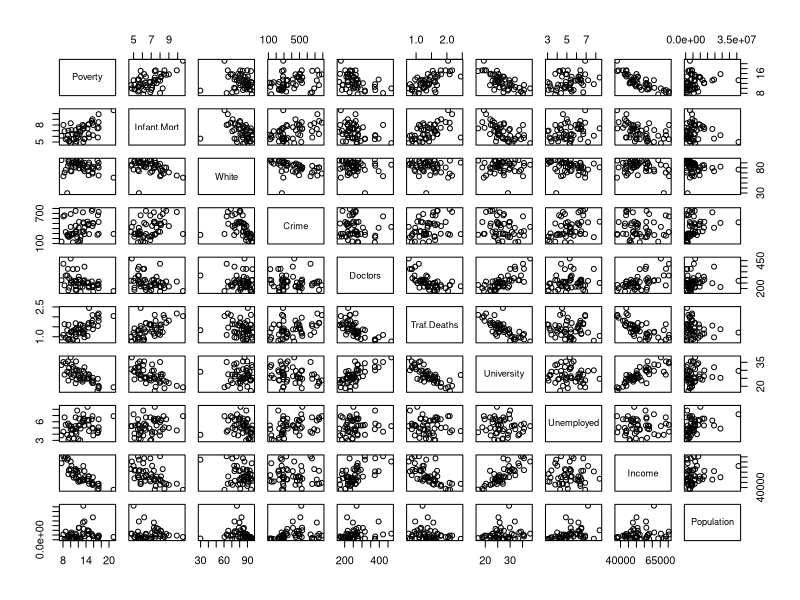
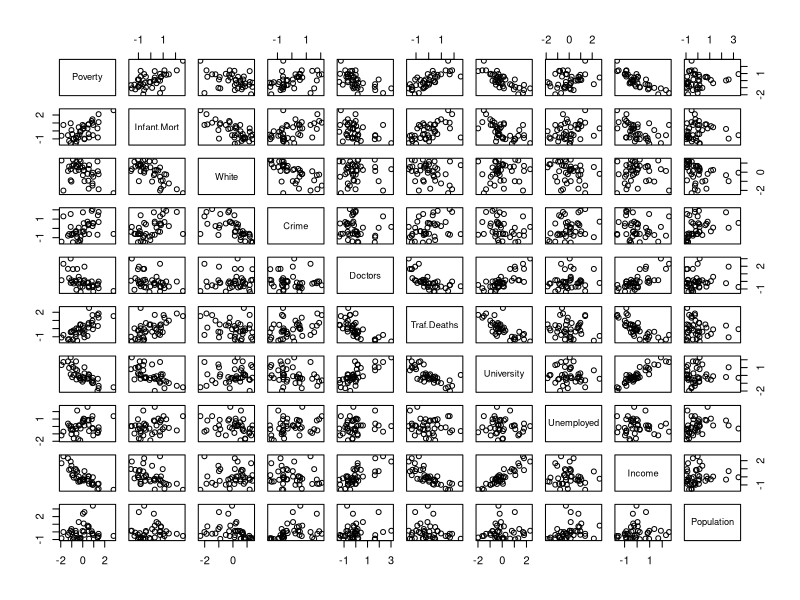

These figures' R source, in order:
# Copyright 2016: www.ParallelR.com
# Parallel Blog : R For Deep Learning (I): Build Fully Connected Neural Network From Scratch
# Regression by 2-layers DNN and tested by iris dataset
# Description: Build 2-layers DNN to predict Petal.Width according to the other three variables in iris dataset.
# Author: Matrix Chen, xinyulux@gmail.com
# Modified on the basis of the original written by Peng Zhao.

# sigmoid
sigmoid <- function(z) {
  g <- 1 / (1 + exp(-1 * z))
  g
}


#modified from: https://github.com/thistleknot/Ann-v2/blob/master/myNueralNet.cpp

predict.dnn <- function(model, data = X.test) {
  # new data, transfer to matrix
  new.data <- data.matrix(data)
  
  # Feed Forwad
  hidden.layer <- sweep(new.data %*% model$W1 ,2, model$b1, '+')
  # neurons : Rectified Linear
  hidden.layer <- sigmoid(hidden.layer)
  #hidden.layer <- pmax(hidden.layer, 0)
  score <- sweep(hidden.layer %*% model$W2, 2, model$b2, '+')
  
  # Loss Function: softmax
  #score.exp <- exp(score)
  #probs <-sweep(score.exp, 1, rowSums(score.exp), '/') 
  
  # select max possiblity
  #labels.predicted <- max.col(probs)
  #return(labels.predicted)
  return(score)
  
}

# Train: build and train a 2-layers neural network 
train.dnn <- function(x, y, traindata=data, testdata=NULL,
                      model = NULL,
                      # set hidden layers and neurons
                      # currently, only support 1 hidden layer
                      hidden=c(6), 
                      # max iteration steps
                      maxit=2000,
                      # delta loss 
                      abstol=1e-2,
                      # learning rate
                      lr = 1e-2,
                      # regularization rate
                      reg = 1e-3,
                      # show results every 'display' step
                      display = 100,
                      random.seed = 1)
{
  #run this to init/test
  if(FALSE)
  {
    x=2:10
    y=1
    #traindata=data[samp,]
    #testdata=data[-samp,]
    hidden=6
    maxit=2000
    display=50
    # set hidden layers and neurons
    # currently, only support 1 hidden layer
    hidden=c(6)
    # max iteration steps
    maxit=2000
    # delta loss 
    abstol=1e-2
    # learning rate
    lr = 1e-2
    # regularization rate
    reg = 1e-3
    # show results every 'display' step
    display = 100
    random.seed = 1
  }
  
  # to make the case reproducible.
  set.seed(random.seed)
  
  # total number of training set
  N <- nrow(traindata)
  
  # extract the data and label
  # don't need atribute 
  X <- unname(data.matrix(traindata[,x]))
  Y <- traindata[,y]
  #if(is.factor(Y)) { Y <- as.integer(Y) }
  # updated: 10.March.2016: create index for both row and col
  #Y.len   <- length(unique(Y))
  #Y.set   <- sort(unique(Y))
  #Y.index <- cbind(1:N, match(Y, Y.set))
  
  # create model or get model from parameter
  if(is.null(model)) {
    # number of input features
    D <- ncol(X)
    # only one output node for regression
    K <- 1
    H <-  hidden
    
    # create and init weights and bias 
    W1 <- matrix(rnorm(D*H), nrow=D, ncol=H)/sqrt(D*H)
    b1 <- matrix(0, nrow=1, ncol=H)
    
    W2 <- matrix(rnorm(H*K), nrow=H, ncol=K)/sqrt(H*K)
    b2 <- matrix(0, nrow=1, ncol=K)
  } else {
    D  <- model$D
    K  <- model$K
    H  <- model$H
    W1 <- model$W1
    b1 <- model$b1
    W2 <- model$W2
    b2 <- model$b2
  }
  
  
  # use all train data to update weights since it's a small dataset
  batchsize <- N
  # updated: March 17. 2016
  # init loss to a very big value
  loss <- 100000
  
  # Training the network
  i <- 0
  while(i < maxit && loss > abstol ) {
    
    # iteration index
    i <- i +1
    
    # forward ....
    # 1 indicate row, 2 indicate col
    hidden.layer <- sweep(X %*% W1 ,2, b1, '+')
    # neurons : ReLU
    #hidden.layer <- pmax(hidden.layer, 0)
    hidden.layer <- sigmoid(hidden.layer)
    score <- sweep(hidden.layer %*% W2, 2, b2, '+')
    
    diff <- score - Y
    data.loss <- (t(diff) %*% diff) / (2 * N)
    reg.loss   <- 0.5*reg* (sum(W1*W1) + sum(W2*W2))
    loss <- data.loss + reg.loss
    
    # display results and update model
    if( i %% display == 0) {
      if(!is.null(testdata)) {
        model <- list( D = D,
                       H = H,
                       K = K,
                       # weights and bias
                       W1 = W1, 
                       b1 = b1, 
                       W2 = W2, 
                       b2 = b2)
        labs <- predict.dnn(model, testdata[,-y])      
        # updated: 10.March.2016
        diff <- labs - testdata[,y]
        mse <- (t(diff) %*% diff) / (2 * N)
        cat(i, loss, mse, "\n")
        } else {
        cat(i, loss, "\n")
      }
    }
    
    # backward ....
    #dscores <- probs
    dscores <- score - Y
    #dscores[Y.index] <- dscores[Y.index] -1
    #dscores = delta
    
    #output Delta
    #dscores is Error
    dscores <- dscores / batchsize
    
    #should be adding gradients
    
    #error * output is what? (closest to node delta, but only after multiplied by weight)
    dW2 <- t(hidden.layer) %*% dscores 
    #why is it adding derivatives to the bias delta?
    db2 <- colSums(dscores)
    
    #output node delta * weight is prep step for node delta, to finish it off,
    #dhidden needs to be multiplied by derivative of hidden (done in dW1 & db1)
    dhidden <- dscores %*% t(W2)
    #dhidden[hidden.layer <= 0] <- 0
    
    #InputWeightGradient <- Ioutput * HNodeDelta
    #dW1 <- t(X) %*% dhidden
    
    #
    #db1 <- colSums(dhidden) 
    #****
    #*hiddenlayer * (1-hidden.layer) is the derivative of the sigmoid function
    #*#p44
    
    dW1 <- dhidden * (hidden.layer * (1-hidden.layer))
    dW1 <- t(X) %*% dW1
    
    #*db1 is node Delta: (da of H2 out * o1 node delta * weight of hidden to output)
    #*to become gradient, db1 needs to be multiplied by output of hidden (which is done in dW2, so it would be done twice)
    #*something isn't right with heaton's math, which makes me think this is why he was using sums
    db1 <- dhidden * (hidden.layer * (1-hidden.layer))
    db1 <- colSums(db1)
    #****
    # update ....
    
    #modify weightDelta w + current value of weight * regularization, ~momentum w current weight
    dW2 <- dW2 + reg*W2
    dW1 <- dW1  + reg*W1
    
    #apply learning rate to node delta and add weight
    W1 <- W1 - lr * dW1
    b1 <- b1 - lr * db1
    
    W2 <- W2 - lr * dW2
    b2 <- b2 - lr * db2
    
  }
  
  # final results
  # creat list to store learned parameters
  # you can add more parameters for debug and visualization
  # such as residuals, fitted.values ...
  model <- list( D = D,
                 H = H,
                 K = K,
                 # weights and bias
                 W1= W1, 
                 b1= b1, 
                 W2= W2, 
                 b2= b2)
  
  return(model)
}

########################################################################
# testing
#######################################################################
set.seed(1)

data <- read.csv(file="states.csv", header=T)[,-1]

# 0. EDA
summary(data)
plot(data)

# 1. split data into test/train

samp <- c(sample(1:nrow(data),nrow(data)*.8))

traindata=data[samp,]
testdata=data[-samp,]

trainParam <- caret::preProcess(as.matrix(traindata))
traindata <- predict(trainParam,traindata)
testdata <- predict(trainParam,testdata)

model <- train.dnn(x=2:10, y=1, traindata, testdata, hidden=6, maxit=2000, display=50)

test.predictions <- predict.dnn(model, data[-samp,-1])

plot(traindata)

test <- testdata
m <- length(test[,4])
diff <- test.predictions - test[,1]
mse <- (t(diff) %*% diff) / (2 * m)
mse

if(FALSE)
{
  # Visualization
  # the output from screen, copy and paste here.
  data1 <- ("i loss mse
        50 0.1815593 0.1955971 
100 0.1544014 0.1645331 
          150 0.1359382 0.1447487 
          200 0.1193891 0.1273547 
          250 0.1043342 0.1116742 
          300 0.09071633 0.09756991 
          350 0.07861059 0.08506636 
          400 0.06809837 0.07421481 
          450 0.05920095 0.06502153 
          500 0.05185695 0.05741881 
          550 0.04593181 0.05126896 
          600 0.04124379 0.04638704 
          650 0.03759254 0.0425684 
          700 0.034782 0.03961181 
          750 0.032635 0.03733479 
          800 0.03100038 0.0355813 
          850 0.02975462 0.03422377 
          900 0.02880007 0.03316147 
          950 0.02806161 0.03231709 
          1000 0.02748264 0.03163272 
          1050 0.02702125 0.03106581 
          1100 0.02664687 0.03058564 
          1150 0.02633737 0.03017033 
          1200 0.02607689 0.02980444 
          1250 0.025854 0.02947713 
          1300 0.02566047 0.02918074 
          1350 0.02549033 0.02890983 
          1400 0.02533914 0.02866039 
          1450 0.02520355 0.02842944 
          1500 0.02508101 0.02821464 
          1550 0.0249695 0.02801411 
          1600 0.0248674 0.02782629 
          1650 0.02477342 0.02764986 
          1700 0.02468646 0.02748365 
          1750 0.02460564 0.02732667 
          1800 0.0245302 0.02717803 
          1850 0.0244595 0.02703695 
          1900 0.02439301 0.02690273 
          1950 0.02433024 0.02677474 
          2000 0.02427081 0.02665246 ")
  
  data.v <- read.table(text=data1, header=T)
  par(mar=c(5.1, 4.1, 4.1, 4.1))
  plot(x=data.v$i, y=10*(data.v$loss), type="o", col="blue", pch=16, 
       main="IRIS loss and mse by 2-layers DNN",
       ylim=c(0, 2.0),
       xlab="",
       ylab="",
       axe =F)
  lines(x=data.v$i, y=10*data.v$mse, type="o", col="red", pch=1)
  box()
  axis(1, at=seq(0,2000,by=200))
  axis(4, at=seq(0.2,2.0,by=0.1))
  axis(2, at=seq(0.2,2.0,by=0.1))
  mtext("training step", 1, line=3)
  mtext("loss of training set (*10)", 2, line=2.5)
  mtext("mse of testing set (*10)", 4, line=2)
  
  legend("bottomleft", 
         legend = c("loss", "mse"),
         pch = c(16,1),
         col = c("blue","red"),
         lwd=c(1,1)
  )
}